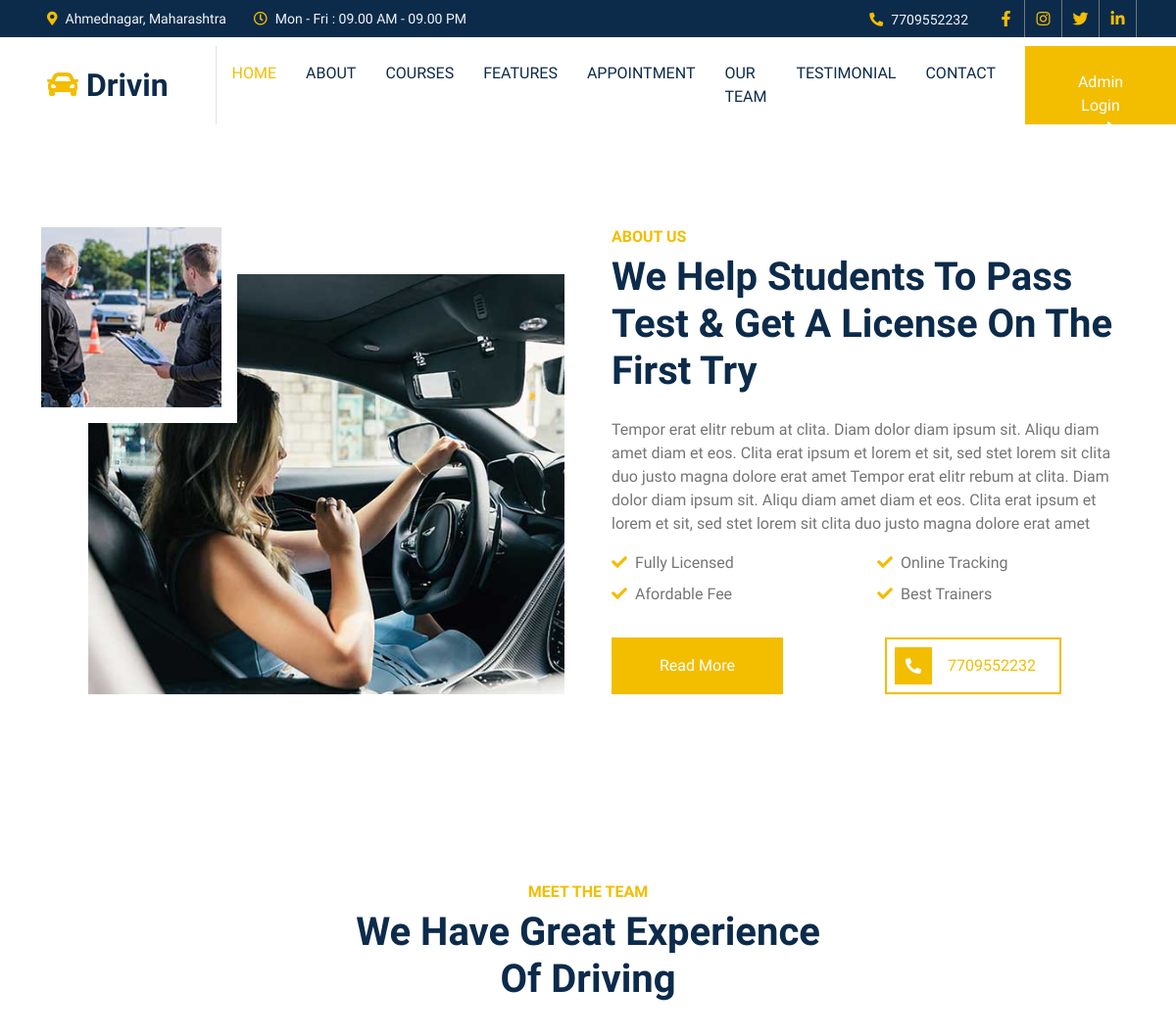
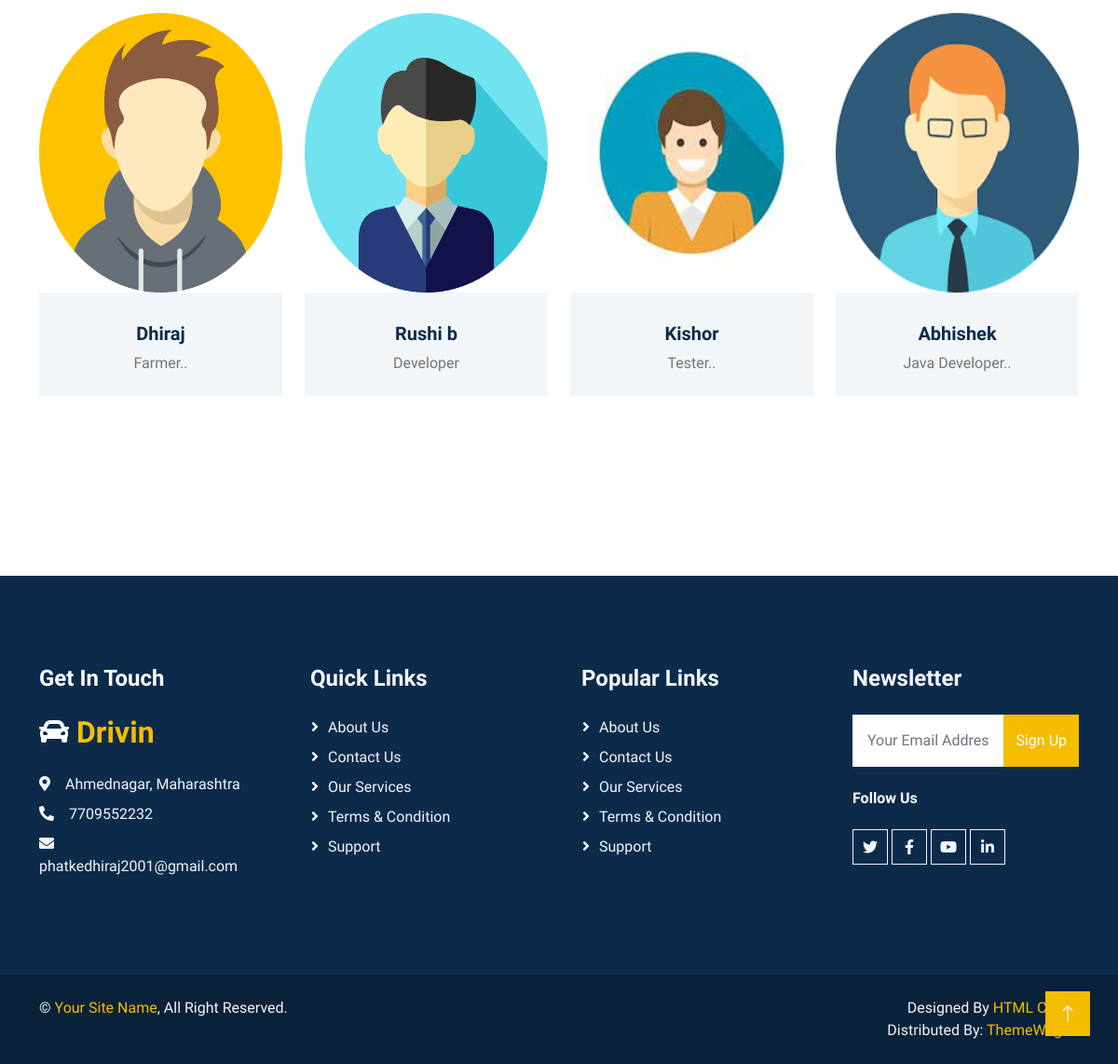
Page /about.php on the committed database (2 pictures, top to bottom).
### tables this page shows
CREATE TABLE `contact_details` (
  `c_id` int(11) NOT NULL,
  `c_address` text NOT NULL,
  `c_timing` text NOT NULL,
  `c_mobile` varchar(10) NOT NULL,
  `c_email` text NOT NULL,
  `f_Link` text NOT NULL,
  `i_Link` text NOT NULL,
  `t_Link` text NOT NULL,
  `y_Link` text NOT NULL,
  `c_map` text NOT NULL,
  `l_Link` text NOT NULL
);

CREATE TABLE `about` (
  `a_id` int(11) NOT NULL,
  `a_title` text NOT NULL,
  `a_desc` text NOT NULL,
  `a_smallimg` text NOT NULL,
  `a_bigimg` text NOT NULL
);

CREATE TABLE `aw_details` (
  `aw_id` int(11) NOT NULL,
  `aw_title` text NOT NULL
);

CREATE TABLE `team` (
  `team_id` int(11) NOT NULL,
  `team_name` text NOT NULL,
  `team_position` text NOT NULL,
  `f_link` text NOT NULL,
  `t_link` text NOT NULL,
  `i_link` text NOT NULL,
  `team_img` text NOT NULL
);

### about.php (the view, shortened to what this page needs)
<?php
include ('head.php');
include ('nav.php');
?>
<?php
$query="SELECT * FROM `about`";
$fire=mysqli_query($conn,$query);
$row=mysqli_fetch_assoc($fire);
?>
    <div class="container-xxl py-6">
        <div class="container">
            <div class="row g-5">
                <div class="col-lg-6 wow fadeInUp" data-wow-delay="0.1s">
                    <div class="position-relative overflow-hidden ps-5 pt-5 h-100" style="min-height: 400px;">
                        <img class="position-absolute w-100 h-100" src="admin/upload/<?=$row['a_smallimg'];?>" alt="" style="object-fit: cover;">
                        <img class="position-absolute top-0 start-0 bg-white pe-3 pb-3" src="admin/upload/<?=$row['a_bigimg'];?>" alt="" style="width: 200px; height: 200px;">
                    </div>
                </div>
                <div class="col-lg-6 wow fadeInUp" data-wow-delay="0.5s">
                    <div class="h-100">
                        <h6 class="text-primary text-uppercase mb-2">About Us</h6>
                        <h1 class="display-6 mb-4"><?=$row['a_title'];?></h1>
                        <p><?=$row['a_desc'];?></p>
                        <div class="row g-2 mb-4 pb-2">
                            <?php
                            $query1="SELECT * FROM `aw_details`";
                            $fire1=mysqli_query($conn,$query1);
                            while ($row1=mysqli_fetch_assoc($fire1)) {
                            ?>
                            <div class="col-sm-6">
                                <i class="fa fa-check text-primary me-2"></i><?=$row1['aw_title'];?>
                            </div>
                            <?php
                            };
                            ?>
                        </div>
                        <div class="row g-4">
                            <div class="col-sm-6">
                                <a class="btn btn-primary py-3 px-5" href="#">Read More</a>
                            </div>
                            <div class="col-sm-6">
                                <a class="d-inline-flex align-items-center btn btn-outline-primary border-2 p-2" href="tel:<?=$contact_details['c_mobile'];?>">
                                    <span class="flex-shrink-0 btn-square bg-primary">
                                        <i class="fa fa-phone-alt text-white"></i>
                                    </span>
                                    <span class="px-3"><?=$contact_details['c_mobile'];?></span>
                                </a>
                            </div>
                        </div>
                    </div>
                </div>
            </div>
        </div>
    </div>
    <div class="container-xxl py-6">
        <div class="container">
            <div class="text-center mx-auto mb-5 wow fadeInUp" data-wow-delay="0.1s" style="max-width: 500px;">
                <h6 class="text-primary text-uppercase mb-2">Meet The Team</h6>
                <h1 class="display-6 mb-4">We Have Great Experience Of Driving</h1>
            </div>
            <div class="row g-0 team-items">
            <?php
                $query="SELECT * from team";
                $fire=mysqli_query($conn,$query);
                while ($row=mysqli_fetch_assoc($fire)) {
                ?>
                <div class="col-lg-3 col-md-6 wow fadeInUp" data-wow-delay="0.7s">
                    <div class="team-item position-relative">
                        <div class="position-relative">
                            <img class="img-fluid" src="admin/upload/<?=$row['team_img'];?> " style="height:300px; width:100%;" alt="">
                        </div>
                        <div class="bg-light text-center p-4">
                            <h5 class="mt-2"><?=$row['team_name'];?></h5>
                            <span><?=$row['team_position'];?></span>
                        </div>
                    </div>
                </div>
                <?php
                }
                ?>
            </div>
        </div>
    </div>
<?php
include ('footer.php');
?>

### head.php (shortened to what this page needs)
<!DOCTYPE html>
<html lang="en">
<head>
    <link href="cdnjs.cloudflare.com/ajax/libs/font-awesome/5.10.0/css/all.min.css" rel="stylesheet">
    <link href="cdn.jsdelivr.net/npm/bootstrap-icons%401.4.1/font/bootstrap-icons.css" rel="stylesheet">
    <link href="lib/animate/animate.min.css" rel="stylesheet">
    <link href="lib/owlcarousel/assets/owl.carousel.min.css" rel="stylesheet">
    <link href="css/bootstrap.min.css" rel="stylesheet">
    <link href="css/style.css" rel="stylesheet">
</head>
<body>

### nav.php (shortened to what this page needs)
<?php
include "conn.php";
$query="SELECT * FROM contact_details";
$fire=mysqli_query($conn,$query);
$contact_details=mysqli_fetch_assoc($fire);
?>
<div class="container-fluid bg-dark text-light p-0">
        <div class="row gx-0 d-none d-lg-flex">
            <div class="col-lg-7 px-5 text-start">
                <div class="h-100 d-inline-flex align-items-center me-4">
                    <small class="fa fa-map-marker-alt text-primary me-2"></small>
                    <small><?=$contact_details['c_address'];?></small>
                </div>
                <div class="h-100 d-inline-flex align-items-center">
                    <small class="far fa-clock text-primary me-2"></small>
                    <small><?=$contact_details['c_timing'];?></small>
                </div>
            </div>
            <div class="col-lg-5 px-5 text-end">
                <div class="h-100 d-inline-flex align-items-center me-4">
                    <small class="fa fa-phone-alt text-primary me-2"></small>
                    <small><?=$contact_details['c_mobile'];?></small>
                </div>
                <div class="h-100 d-inline-flex align-items-center mx-n2">
                    <a class="btn btn-square btn-link rounded-0 border-0 border-end border-secondary" href="<?=$contact_details['f_Link'];?>"><i class="fab fa-facebook-f"></i></a>
                    <a class="btn btn-square btn-link rounded-0 border-0 border-end border-secondary" href="<?=$contact_details['i_Link'];?>"><i class="fab fa-instagram"></i></a>
                    <a class="btn btn-square btn-link rounded-0 border-0 border-end border-secondary" href="<?=$contact_details['t_Link'];?>"><i class="fab fa-twitter"></i></a>
                    <a class="btn btn-square btn-link rounded-0 border-0 border-end border-secondary" href="<?=$contact_details['l_Link'];?>"><i class="fab fa-linkedin-in"></i></a>
                </div>
            </div>
        </div>
    </div>
    <nav class="navbar navbar-expand-lg bg-white navbar-light sticky-top p-0">
        <a href="index.php" class="navbar-brand d-flex align-items-center border-end px-4 px-lg-5">
            <h2 class="m-0"><i class="fa fa-car text-primary me-2"></i>Drivin</h2>
        </a>
        <div class="collapse navbar-collapse" id="navbarCollapse">
            <div class="navbar-nav ms-auto p-4 p-lg-0">
                <a href="index.php" class="nav-item nav-link active">Home</a>
                <a href="about.php" class="nav-item nav-link">About</a>
                <a href="courses.php" class="nav-item nav-link">Courses</a>
                <a href="feature.php" class="nav-item nav-link">Features</a>
                <a href="appointment.php" class="nav-item nav-link">Appointment</a>
                <a href="team.php" class="nav-item nav-link">Our Team</a>
                <a href="testimonial.php" class="nav-item nav-link">Testimonial</a>
                <a href="contact.php" class="nav-item nav-link">Contact</a>
            </div>
            <a href="admin.php" class="btn btn-primary py-4 px-lg-5 d-none d-lg-block">Admin Login<i class="fa fa-arrow-right ms-3"></i></a>
        </div>
    </nav>

### footer.php (shortened to what this page needs)
<div class="container-fluid bg-dark text-light footer my-6 mb-0 py-6 wow fadeIn" data-wow-delay="0.1s">
        <div class="container">
            <div class="row g-5">
                <div class="col-lg-3 col-md-6">
                    <h4 class="text-white mb-4">Get In Touch</h4>
                    <h2 class="text-primary mb-4"><i class="fa fa-car text-white me-2"></i>Drivin</h2>
                    <p class="mb-2"><i class="fa fa-map-marker-alt me-3"></i><?=$contact_details['c_address']?></p>
                    <p class="mb-2"><i class="fa fa-phone-alt me-3"></i><?=$contact_details['c_mobile']?></p>
                    <p class="mb-2"><i class="fa fa-envelope me-3"></i><?=$contact_details['c_email']?></p>
                </div>
                <div class="col-lg-3 col-md-6">
                    <h4 class="text-light mb-4">Quick Links</h4>
                    <a class="btn btn-link" href="#">About Us</a>
                    <a class="btn btn-link" href="#">Contact Us</a>
                    <a class="btn btn-link" href="#">Our Services</a>
                    <a class="btn btn-link" href="#">Terms & Condition</a>
                    <a class="btn btn-link" href="#">Support</a>
                </div>
                <div class="col-lg-3 col-md-6">
                    <h4 class="text-light mb-4">Popular Links</h4>
                    <a class="btn btn-link" href="#">About Us</a>
                    <a class="btn btn-link" href="#">Contact Us</a>
                    <a class="btn btn-link" href="#">Our Services</a>
                    <a class="btn btn-link" href="#">Terms & Condition</a>
                    <a class="btn btn-link" href="#">Support</a>
                </div>
                <div class="col-lg-3 col-md-6">
                    <h4 class="text-light mb-4">Newsletter</h4>
                    <form action="#">
                        <div class="input-group">
                            <input type="text" class="form-control p-3 border-0" placeholder="Your Email Address">
                            <button class="btn btn-primary">Sign Up</button>
                        </div>
                    </form>
                    <h6 class="text-white mt-4 mb-3">Follow Us</h6>
                    <div class="d-flex pt-2">
                        <a class="btn btn-square btn-outline-light me-1" href="<?=$contact_details['t_Link']?>"><i class="fab fa-twitter"></i></a>
                        <a class="btn btn-square btn-outline-light me-1" href="<?=$contact_details['f_Link']?>"><i class="fab fa-facebook-f"></i></a>
                        <a class="btn btn-square btn-outline-light me-1" href="<?=$contact_details['y_Link']?>"><i class="fab fa-youtube"></i></a>
                        <a class="btn btn-square btn-outline-light me-0" href="<?=$contact_details['y_Link']?>"><i class="fab fa-linkedin-in"></i></a>
                    </div>
                </div>
            </div>
        </div>
    </div>
      <div class="container-fluid copyright text-light py-4 wow fadeIn" data-wow-delay="0.1s">
        <div class="container">
            <div class="row">
                <div class="col-md-6 text-center text-md-start mb-3 mb-md-0">
                    &copy; <a href="#">Your Site Name</a>, All Right Reserved.
                </div>
                <div class="col-md-6 text-center text-md-end">
                    Designed By <a href="https://htmlcodex.com/">HTML Codex</a>
                    <br>Distributed By: <a href="https://themewagon.com/" target="_blank">ThemeWagon</a>
                </div>
            </div>
        </div>
    </div>
    <a href="#" class="btn btn-lg btn-primary btn-lg-square back-to-top"><i class="bi bi-arrow-up"></i></a>
</body>
</html>

### css/style.css (style rules this page uses)
:root { --primary: #F3BD00; --secondary: #757575; --light: #F3F6F8; --dark: #0C2B4B; }
.py-6 { padding-top: 6rem; padding-bottom: 6rem; }
.my-6 { margin-top: 6rem; margin-bottom: 6rem; }
.back-to-top { position: fixed; display: none; right: 30px; bottom: 30px; z-index: 99; }
.btn { font-weight: 500; transition: .5s; }
.btn.btn-primary, .btn.btn-outline-primary:hover { color: #FFFFFF; }
.btn-square { width: 38px; height: 38px; }
.btn-lg-square { width: 48px; height: 48px; }
.btn-square, .btn-sm-square, .btn-lg-square { padding: 0; display: flex; align-items: center; justify-content: center; font-weight: normal; }
.navbar.sticky-top { top: -100px; transition: .5s; }
.navbar .navbar-brand, .navbar a.btn { height: 80px }
.navbar .navbar-nav .nav-link { margin-right: 30px; padding: 25px 0; color: var(--dark); font-weight: 500; text-transform: uppercase; outline: none; }
.navbar .navbar-nav .nav-link:hover, .navbar .navbar-nav .nav-link.active { color: var(--primary); }
.team-items { margin: -.75rem; }
.team-item { padding: .75rem; }
.team-item::after { position: absolute; content: ""; width: 100%; height: 0; top: 0; left: 0; background: #FFFFFF; transition: .5s; z-index: -1; }
.footer .btn.btn-link { display: block; margin-bottom: 5px; padding: 0; text-align: left; color: var(--light); font-weight: normal; text-transform: capitalize; transition: .3s; }
.footer .btn.btn-link::before { position: relative; content: "\f105"; font-family: "Font Awesome 5 Free"; font-weight: 900; color: var(--light); margin-right: 10px; }
.copyright { background: #092139; }
.copyright a { color: var(--primary); }

### rows in the picture
contact_details: c_address "Ahmednagar, Maharashtra", c_timing "Mon - Fri : 09.00 AM - 09.00 PM", c_mobile "7709552232", c_email "phatkedhiraj2001@gmail.com"
about: a_smallimg (picture), a_bigimg (picture), a_title "We Help Students To Pass Test & Get A License On The First Try", a_desc "Tempor erat elitr rebum at clita. Diam dolor diam ipsum sit. Aliqu diam amet diam et eos. Clita erat ipsum et lorem et sit, sed stet lorem sit clita duo justo magna dolore erat amet Tempor erat elitr rebum at clita. Diam dolor diam ipsum sit. Aliqu diam amet diam et eos. Clita erat ipsum et lorem et sit, sed stet lorem sit clita duo justo magna dolore erat amet"
aw_details: aw_title "Fully Licensed"
aw_details: aw_title "Online Tracking"
aw_details: aw_title "Afordable Fee"
aw_details: aw_title "Best Trainers"
team: team_img (picture), team_name "Dhiraj", team_position "Farmer.."
team: team_img (picture), team_name "Rushi b", team_position "Developer"
team: team_img (picture), team_name "Kishor", team_position "Tester.."
team: team_img (picture), team_name "Abhishek", team_position "Java Developer.."
